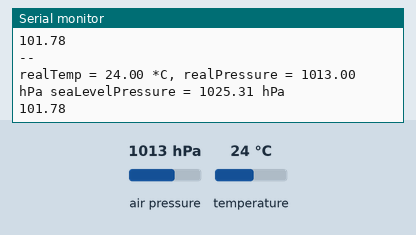
A sketch run on a simulated Arduino Uno, built for the host (arithmetic inside an expression is 32-bit, double 64-bit). Shown: the last lines printed to the serial monitor. Inputs (shaded band) come from the test bench; at power-on: air pressure 1013 hPa, temperature 24 °C.

Above: at 1.2 s.
1.3 s: air pressure set to 952 hPa
At 2.6 s:
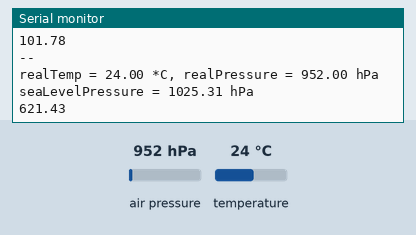
2.8 s: temperature set to 12 °C
At 3.8 s:
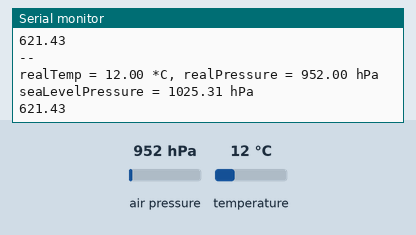
4.3 s: air pressure set to 975 hPa
At 5.5 s:
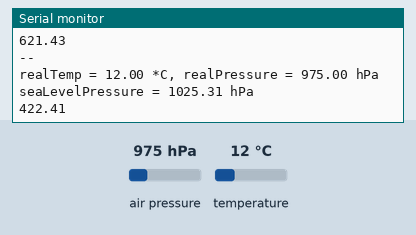
Timing chart, 0 to 7.3 s (numbered marks = the images above; inputs shaded):
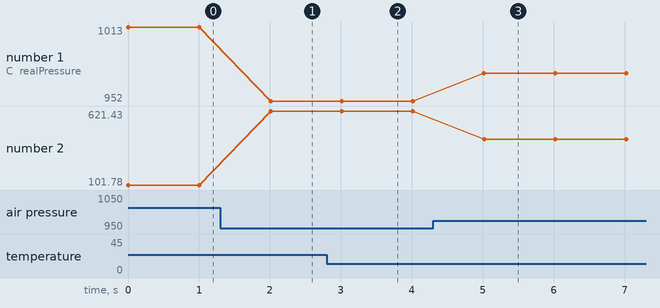

Measured:
- after the input at 1.3 s, the serial monitor: prints a new line after 0.71 s (image 1)
- after the input at 2.8 s, the serial monitor: prints a new line after 0.21 s (image 2)
- after the input at 4.3 s, the serial monitor: prints a new line after 0.72 s (image 3)
- plotted number 1: 1013 → 952 after the input at 1.3 s, 952 → 975 after the input at 4.3 s
- plotted number 2: 101.78 → 621.43 after the input at 1.3 s, 621.43 → 422.41 after the input at 4.3 s

The sketch:

MS5611_altitude_ESP8266.ino
```cpp
/*
  MS5611 Barometric Pressure & Temperature Sensor. Sea Level
  Read more: http://www.jarzebski.pl/arduino/czujniki-i-sensory/czujnik-cisnienia-i-temperatury-ms5611.html
  GIT: https://github.com/jarzebski/Arduino-MS5611
  Web: http://www.jarzebski.pl
  (c) 2014 by Korneliusz Jarzebski
*/

#include <Wire.h>
#include <MS5611.h>

MS5611 ms5611;

void setup()
{
  Serial.begin(115200);
  Wire.begin();
  // Initialize MS5611
  Serial.println("Initialize MS5611");

  // Ultra high resolution: MS5611_ULTRA_HIGH_RES
  // (default) High resolution: MS5611_HIGH_RES
  // Standard: MS5611_STANDARD
  // Low power: MS5611_LOW_POWER
  // Ultra low power: MS5611_ULTRA_LOW_POWER
  while(!ms5611.begin(MS5611_ULTRA_HIGH_RES))
  {
    Serial.println("Could not find a valid MS5611, check wiring!");
    delay(500);
  }

  // Check settings
  checkSettings();
}

void checkSettings()
{
  Serial.print("Oversampling: ");
  Serial.println(ms5611.getOversampling());
}

void loop()
{
  // Set you real altitude
  // My location: Poland, Bytom, 8 floor
  double myRealAltitude =60;

  // Read true temperature & Pressure
  double realTemperature = ms5611.readTemperature();
  double realPressure = ms5611.readPressure();
  double altitude=0;
  // Calculate sealevel pressure
 // double seaLevelPressure = ms5611.getSeaLevel(realPressure, myRealAltitude);
  double seaLevelPressure = 102531.00;  //pressure today
  Serial.println("--");

  Serial.print("realTemp = ");
  Serial.print(realTemperature);
  Serial.print(" *C");

  Serial.print(", realPressure = ");
  Serial.print(realPressure/100);
  Serial.print(" hPa");

  Serial.print(" seaLevelPressure = ");
  Serial.print(seaLevelPressure/100);
  Serial.println(" hPa");
  altitude= ms5611.getAltitude(realPressure, seaLevelPressure);
  Serial.println(altitude);
  delay(1000);
}
```
